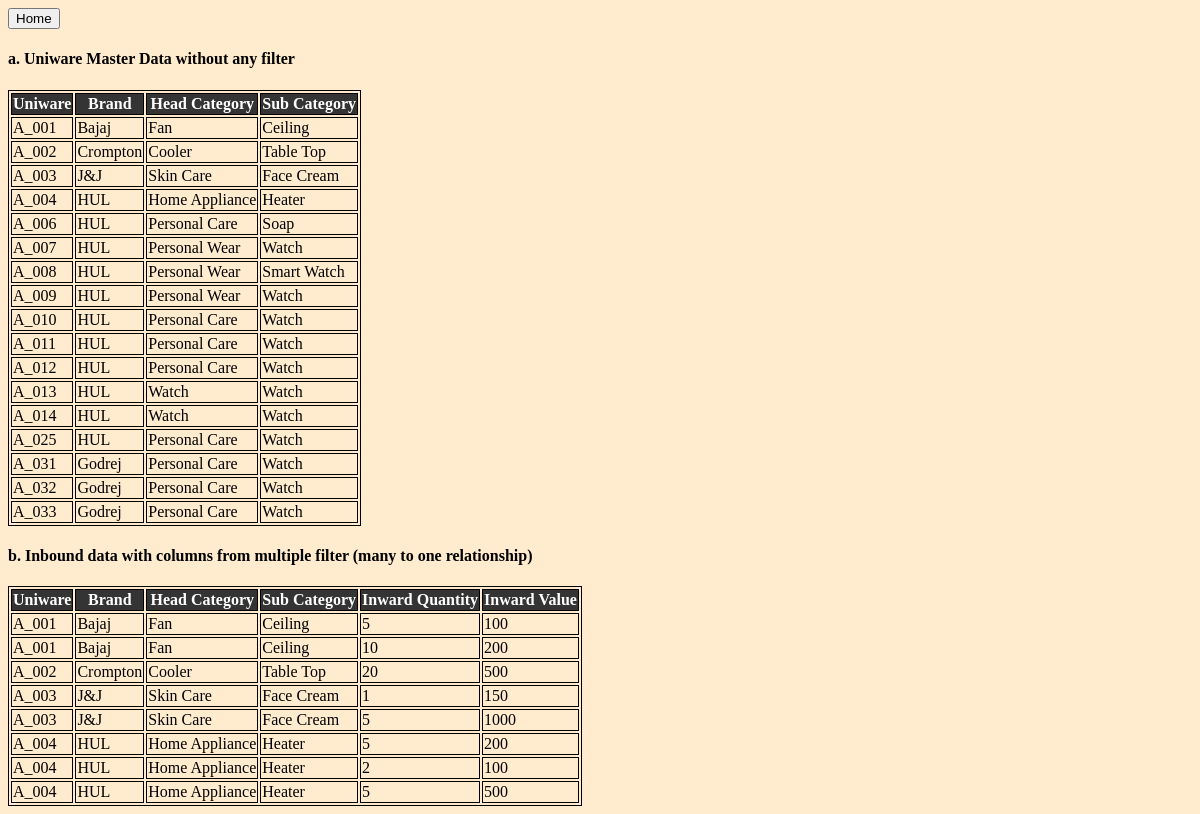
Screenshot of /a_models/model with the database file from the repository.
### a_models/models.py (models this page shows, shortened)
class UniwareMaster(models.Model):
    uniware = models.CharField(max_length = 70)
    brand = models.CharField(max_length = 70)
    headcat = models.CharField(max_length = 70)
    subcat = models.CharField(max_length = 70)
    productpic = models.ImageField(null=True, blank=True)

class Inbound(models.Model):
    uniware = models.ForeignKey(UniwareMaster, on_delete=models.CASCADE)
    quantity = models.IntegerField()
    price = models.IntegerField()

### a_models/views.py (the view)
# urls.py: path('model', views.uniware_master, name='uniware_master'),
def uniware_master(request):
    products = UniwareMaster.objects.all()
    inbounds = Inbound.objects.all()
    return render(request, 'a_models/uniware.html', {'products': products, 'inbounds':inbounds})

### a_models/templates/a_models/uniware.html (shortened to what this page needs)
<!DOCTYPE html>
{% load static %}
<html lang="en">
<head>
    <link rel="stylesheet" href="{% static 'a_models/css/a_models.css' %}" />
</head>
<body>
    <a href="{% url 'core_home_page' %}"><button>Home</button></a>
    <h4>a. Uniware Master Data without any filter</h4>
    <table>
         <th>Uniware</th>
         <th>Brand</th>
         <th>Head Category</th>
         <th>Sub Category</th>
         {% for product in products %}
          <tr>
           <td>{{product.uniware}}</td>
           <td>{{product.brand}}</td>
           <td>{{product.headcat}}</td>
           <td>{{product.subcat}}</td>
          </tr>
         {% endfor %}
        </table>
    <h4>b. Inbound data with columns from multiple filter (many to one relationship)</h4>
    <table>
         <th>Uniware</th>
         <th>Brand</th>
         <th>Head Category</th>
         <th>Sub Category</th>
         <th>Inward Quantity</th>
         <th>Inward Value</th>
         {% for inbound in inbounds %}
          <tr>
           <td>{{inbound.uniware.uniware}}</td>
           <td>{{inbound.uniware.brand}}</td>
           <td>{{inbound.uniware.headcat}}</td>
           <td>{{inbound.uniware.subcat}}</td>
           <td>{{inbound.quantity}}</td>
           <td>{{inbound.price}}</td>
          </tr>
         {% endfor %}
        </table>
</body>
</html>

### a_models/static/a_models/css/a_models.css (style rules this page uses)
body { background-color: blanchedalmond; }
table, th, tr, td { border: 1px solid black }
th { background-color: rgb(52, 52, 52); color: white; }

### rows the page displays
UniwareMaster: uniware "A_001", brand "Bajaj", headcat "Fan", subcat "Ceiling"
UniwareMaster: uniware "A_002", brand "Crompton", headcat "Cooler", subcat "Table Top"
UniwareMaster: uniware "A_003", brand "J&J", headcat "Skin Care", subcat "Face Cream"
UniwareMaster: uniware "A_004", brand "HUL", headcat "Home Appliance", subcat "Heater"
UniwareMaster: uniware "A_006", brand "HUL", headcat "Personal Care", subcat "Soap"
UniwareMaster: uniware "A_007", brand "HUL", headcat "Personal Wear", subcat "Watch"
UniwareMaster: uniware "A_008", brand "HUL", headcat "Personal Wear", subcat "Smart Watch"
UniwareMaster: uniware "A_009", brand "HUL", headcat "Personal Wear", subcat "Watch"
UniwareMaster: uniware "A_010", brand "HUL", headcat "Personal Care", subcat "Watch"
UniwareMaster: uniware "A_011", brand "HUL", headcat "Personal Care", subcat "Watch"
UniwareMaster: uniware "A_012", brand "HUL", headcat "Personal Care", subcat "Watch"
UniwareMaster: uniware "A_013", brand "HUL", headcat "Watch", subcat "Watch"
UniwareMaster: uniware "A_014", brand "HUL", headcat "Watch", subcat "Watch"
UniwareMaster: uniware "A_025", brand "HUL", headcat "Personal Care", subcat "Watch"
UniwareMaster: uniware "A_031", brand "Godrej", headcat "Personal Care", subcat "Watch"
UniwareMaster: uniware "A_032", brand "Godrej", headcat "Personal Care", subcat "Watch"
UniwareMaster: uniware "A_033", brand "Godrej", headcat "Personal Care", subcat "Watch"
Inbound: uniware.uniware "A_001", uniware.brand "Bajaj", uniware.headcat "Fan", uniware.subcat "Ceiling", quantity "5", price "100"
Inbound: uniware.uniware "A_001", uniware.brand "Bajaj", uniware.headcat "Fan", uniware.subcat "Ceiling", quantity "10", price "200"
Inbound: uniware.uniware "A_002", uniware.brand "Crompton", uniware.headcat "Cooler", uniware.subcat "Table Top", quantity "20", price "500"
Inbound: uniware.uniware "A_003", uniware.brand "J&J", uniware.headcat "Skin Care", uniware.subcat "Face Cream", quantity "1", price "150"
Inbound: uniware.uniware "A_003", uniware.brand "J&J", uniware.headcat "Skin Care", uniware.subcat "Face Cream", quantity "5", price "1000"
Inbound: uniware.uniware "A_004", uniware.brand "HUL", uniware.headcat "Home Appliance", uniware.subcat "Heater", quantity "5", price "200"
Inbound: uniware.uniware "A_004", uniware.brand "HUL", uniware.headcat "Home Appliance", uniware.subcat "Heater", quantity "2", price "100"
Inbound: uniware.uniware "A_004", uniware.brand "HUL", uniware.headcat "Home Appliance", uniware.subcat "Heater", quantity "5", price "500"
